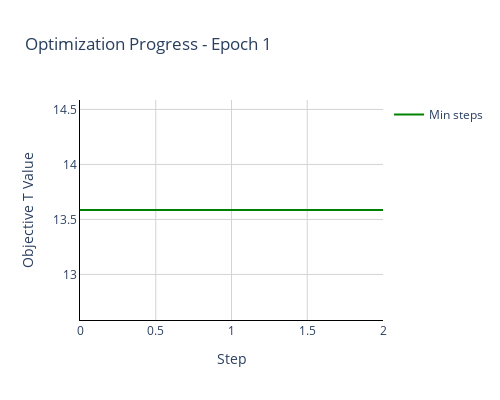
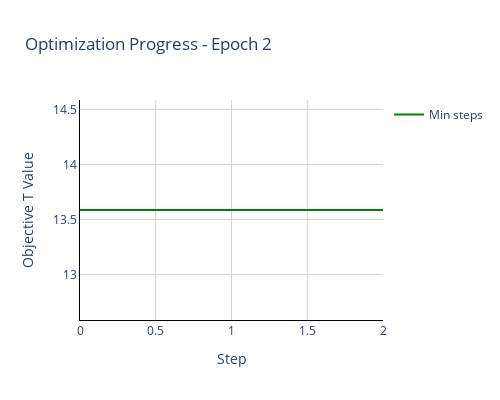

The notebook cell saved with these charts, in order:
### Code cell
params_Lenrico, params_Henrico, T_enrico, inobjs, epobjs = run_optimization(**params_enrico)

### Figure 1 — Plotly figure (JSON) as saved in the notebook; plotly's stock layout.template omitted (floating-point values rounded to 4 significant figures)
{"data": [{"line": {"color": "green"}, "mode": "lines", "name": "Min steps", "type": "scatter", "y": [13.59, 13.59, 13.59]}], "layout": {"font": {"size": 12}, "height": 400, "paper_bgcolor": "white", "plot_bgcolor": "white", "showlegend": true, "title": {"text": "Optimization Progress - Epoch 1"}, "width": 500, "xaxis": {"gridcolor": "lightgray", "linecolor": "black", "linewidth": 1, "showgrid": true, "showline": true, "title": {"text": "Step"}}, "yaxis": {"gridcolor": "lightgray", "linecolor": "black", "linewidth": 1, "showgrid": true, "showline": true, "title": {"text": "Objective T Value"}}}}

### Figure 2 — Plotly figure (JSON) as saved in the notebook; plotly's stock layout.template omitted (floating-point values rounded to 4 significant figures)
{"data": [{"line": {"color": "green"}, "mode": "lines", "name": "Min steps", "type": "scatter", "y": [13.59, 13.59, 13.59]}], "layout": {"font": {"size": 12}, "height": 400, "paper_bgcolor": "white", "plot_bgcolor": "white", "showlegend": true, "title": {"text": "Optimization Progress - Epoch 2"}, "width": 500, "xaxis": {"gridcolor": "lightgray", "linecolor": "black", "linewidth": 1, "showgrid": true, "showline": true, "title": {"text": "Step"}}, "yaxis": {"gridcolor": "lightgray", "linecolor": "black", "linewidth": 1, "showgrid": true, "showline": true, "title": {"text": "Objective T Value"}}}}
